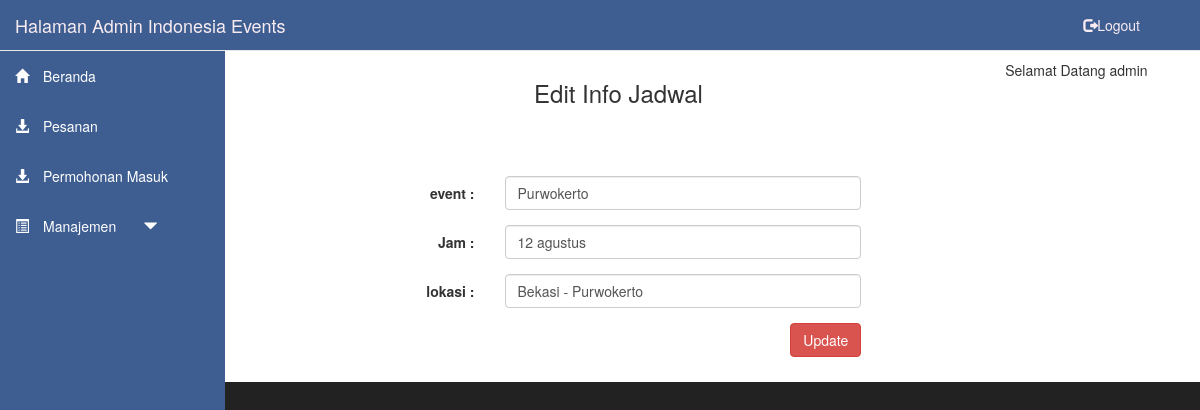
The page /admin/admin.php?halaman=edit_jadwal&&id_jadwal=1 (signed in) on the database its author committed.
### tables this page shows
CREATE TABLE `jadwal` (
  `id_jadwal` int(20) NOT NULL,
  `event` varchar(40) NOT NULL,
  `lokasi` varchar(100) NOT NULL,
  `jadwal` varchar(10) NOT NULL
);

### admin/edit_jadwal.php (the view, shortened to what this page needs)
<?php
include '../config/koneksi.php';
$id_jadwal  = $_GET['id_jadwal'];
$edit    = "SELECT id_jadwal, event, jadwal, lokasi FROM jadwal WHERE id_jadwal = '$id_jadwal'";
$hasil   = mysqli_query($conn, $edit)or die(mysql_error());
$data    = mysqli_fetch_array($hasil);
?>
<div class="col-md-10">
    <h3>
        <div align="center">Edit Info Jadwal</div>
    </h3>
    <br><br><br>
    <form class="form-horizontal" action="../config/update_jadwal.php" method="POST">
        <div class="form-group">
            <label class="control-label col-sm-4" for="event">event :</label>
            <div class="col-sm-6">
                <input type="event" class="form-control" name="event" value="<?php echo $data['event']; ?>">
            </div>
        </div>
        <div class="form-group">
            <label class="control-label col-sm-4" for="jadwal">Jam :</label>
            <div class="col-sm-6">
                <input type="jadwal" class="form-control" name="jadwal" value="<?php echo $data['jadwal']; ?>">
            </div>
        </div>
        <div class="form-group">
            <label class="control-label col-sm-4" for="lokasi">lokasi :</label>
            <div class="col-sm-6">
                <input type="lokasi" class="form-control" name="lokasi" value="<?php echo $data['lokasi']; ?>">
            </div>
        </div>
        <div class="form-group">
            <label class="control-label col-sm-4"></label>
            <div class="col-sm-6" align="right">
                <button class="btn btn-danger">Update</button>
            </div>
        </div>
    </form>
</div>

### rows shown on the page
jadwal: event "Purwokerto", jadwal "12 agustus", lokasi "Bekasi - Purwokerto"

### other values the page prints
$_SESSION['username'] "admin"
